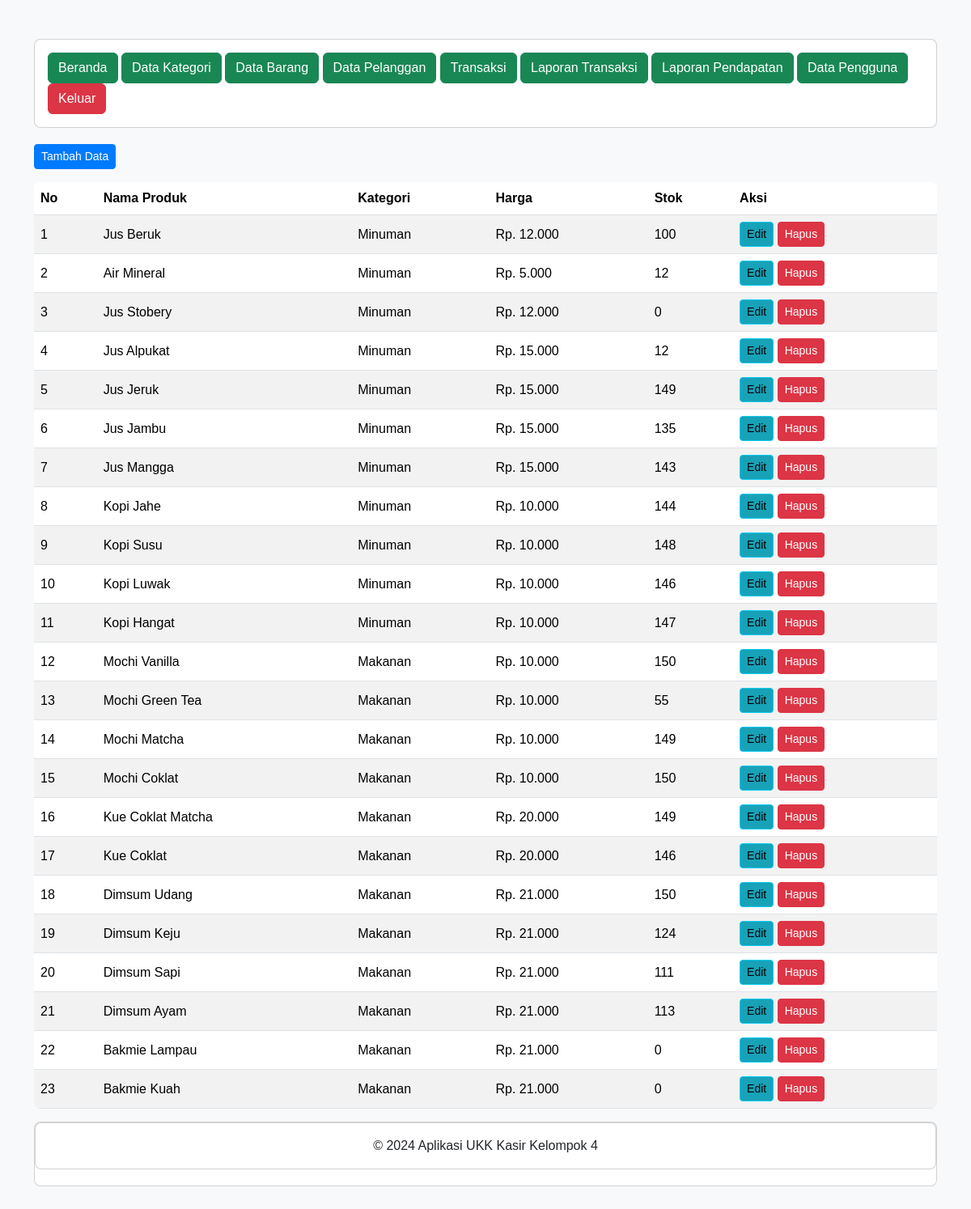
The page /view/data_barang.php (signed in) on the database its author committed.
### tables this page shows
CREATE TABLE `produk` (
  `id_produk` int(11) NOT NULL,
  `id_kategori` int(11) NOT NULL,
  `nama_produk` varchar(255) NOT NULL,
  `harga` decimal(10,2) NOT NULL,
  `stok` int(11) NOT NULL
);

CREATE TABLE `kategori_produk` (
  `id_kategori` int(11) NOT NULL,
  `nama_kategori` varchar(255) NOT NULL
);

### logic/functions.php (called while the page is built, shortened)
<?php
function ambilDataProduk($mysqli)
{
    $query = "SELECT p.*, k.nama_kategori FROM produk p LEFT JOIN kategori_produk k ON p.id_kategori = k.id_kategori order by p.id_produk desc";
    $result = $mysqli->query($query);
    return $result;
}

### view/data_barang.php (the view, shortened to what this page needs)
<?php
include "header.php";
include "navbar.php";
include '../koneksi.php';
include "../logic/functions.php";
try {
    $data = ambilDataProduk($mysqli);
} catch (Exception $e) {
    echo "Error: " . $e->getMessage();
    exit();
}
?>
    <div class="card-body">
        <?php if (isset($_SESSION['level']) && $_SESSION['level'] == 1): ?>
        <div class="card-body my-3">
            <button type="button" class="btn btn-primary btn-sm" data-bs-toggle="modal" data-bs-target="#tambah-data">
                Tambah Data
            </button>
        </div>
        <?php endif; ?>
        <table class="table table-striped">
            <thead>
                <tr>
                    <th>No</th>
                    <th>Nama Produk</th>
                    <th>Kategori</th>
                    <th>Harga</th>
                    <th>Stok</th>
                    <th>Aksi</th>
                </tr>
            </thead>
            <tbody>
                <?php
                $no = 1;
                while ($d = mysqli_fetch_array($data)) {
                ?>
                    <tr>
                        <td><?= $no++; ?></td>
                        <td><?= ucwords($d['nama_produk']); ?></td>
                        <td><?= ucwords($d['nama_kategori'] ?? "*belum di set"); ?></td>
                        <td>Rp. <?= number_format($d['harga'], 0, ',', '.'); ?></td>
                        <td><?= $d['stok']; ?></td>
                        <td>
                            <button type="button" class="btn btn-info btn-sm" data-bs-toggle="modal" data-bs-target="#edit-data<?= $d['id_produk']; ?>">Edit </button>
                            <button type="button" class="btn btn-danger btn-sm" data-bs-toggle="modal" data-bs-target="#hapus-data<?= $d['id_produk']; ?>">Hapus</button>
                        </td>
                    </tr>
                <?php } ?>
            </tbody>
        </table>
    </div>
</div>
<?php
include "footer.php";
?>

### view/header.php (shortened to what this page needs)
<!DOCTYPE html>
<html>
<head>
	<link href="https://cdn.jsdelivr.net/npm/bootstrap@5.3.3/dist/css/bootstrap.min.css" rel="stylesheet">
</head>
<body>
	<div class="container">
		<div class="content">

### view/navbar.php (shortened to what this page needs)
<div class="card mt-5">
    <div class="card-body">
        <a href="index.php" class="btn btn-success">Beranda</a>
        <a href="data_kategori.php" class="btn btn-success">Data Kategori</a>
        <a href="data_barang.php" class="btn btn-success">Data Barang</a>
        <a href="data_pelanggan.php" class="btn btn-success">Data Pelanggan</a>
        <a href="transaksi.php" class="btn btn-success">Transaksi</a>
        <a href="laporan.php" class="btn btn-success">Laporan Transaksi</a>
        <?php if (isset($_SESSION['level']) && $_SESSION['level'] == 1): ?>
            <a href="laporan_bulanan.php" class="btn btn-success">Laporan Pendapatan</a>
            <a href="user_management.php" class="btn btn-success">Data Pengguna</a>
        <?php endif; ?>
        <a href="../logout.php" class="btn btn-danger">Keluar</a>
    </div>
</div>

### view/footer.php (shortened to what this page needs)
<div class="card mt-2 mb-5">
    <div class="card">
        <div class="card-body text-center">
            &copy; 2024 Aplikasi UKK Kasir Kelompok 4
            </div>
</div>
</div>
</div>
</body>
</html>

### view/data_barang.php (style rules this page uses)
body { background-color: #f8f9fa; font-family: Arial, sans-serif; }
.card { border-radius: 0.5rem; transition: transform 0.3s; margin-bottom: 20px; }
.table { background-color: white; border-radius: 0.5rem; overflow: hidden; }
.table th, .table td { vertical-align: middle; }
.btn-primary { background-color: #007bff; border-color: #007bff; }
.btn-info { background-color: #17a2b8; }
.btn-danger { background-color: #dc3545; }

### rows shown on the page
produk: nama_produk "Jus Beruk", id_kategori.nama_kategori "Minuman", harga "12.000", stok "100"
produk: nama_produk "Air Mineral", id_kategori.nama_kategori "Minuman", harga "5.000", stok "12"
produk: nama_produk "Jus Stobery", id_kategori.nama_kategori "Minuman", harga "12.000", stok "0"
produk: nama_produk "Jus Alpukat", id_kategori.nama_kategori "Minuman", harga "15.000", stok "12"
produk: nama_produk "Jus Jeruk", id_kategori.nama_kategori "Minuman", harga "15.000", stok "149"
produk: nama_produk "Jus Jambu", id_kategori.nama_kategori "Minuman", harga "15.000", stok "135"
produk: nama_produk "Jus Mangga", id_kategori.nama_kategori "Minuman", harga "15.000", stok "143"
produk: nama_produk "Kopi Jahe", id_kategori.nama_kategori "Minuman", harga "10.000", stok "144"
produk: nama_produk "Kopi Susu", id_kategori.nama_kategori "Minuman", harga "10.000", stok "148"
produk: nama_produk "Kopi Luwak", id_kategori.nama_kategori "Minuman", harga "10.000", stok "146"
produk: nama_produk "Kopi Hangat", id_kategori.nama_kategori "Minuman", harga "10.000", stok "147"
produk: nama_produk "Mochi Vanilla", id_kategori.nama_kategori "Makanan", harga "10.000", stok "150"
produk: nama_produk "Mochi Green Tea", id_kategori.nama_kategori "Makanan", harga "10.000", stok "55"
produk: nama_produk "Mochi Matcha", id_kategori.nama_kategori "Makanan", harga "10.000", stok "149"
produk: nama_produk "Mochi Coklat", id_kategori.nama_kategori "Makanan", harga "10.000", stok "150"
produk: nama_produk "Kue Coklat Matcha", id_kategori.nama_kategori "Makanan", harga "20.000", stok "149"
produk: nama_produk "Kue Coklat", id_kategori.nama_kategori "Makanan", harga "20.000", stok "146"
produk: nama_produk "Dimsum Udang", id_kategori.nama_kategori "Makanan", harga "21.000", stok "150"
produk: nama_produk "Dimsum Keju", id_kategori.nama_kategori "Makanan", harga "21.000", stok "124"
produk: nama_produk "Dimsum Sapi", id_kategori.nama_kategori "Makanan", harga "21.000", stok "111"
produk: nama_produk "Dimsum Ayam", id_kategori.nama_kategori "Makanan", harga "21.000", stok "113"
produk: nama_produk "Bakmie Lampau", id_kategori.nama_kategori "Makanan", harga "21.000", stok "0"
produk: nama_produk "Bakmie Kuah", id_kategori.nama_kategori "Makanan", harga "21.000", stok "0"
